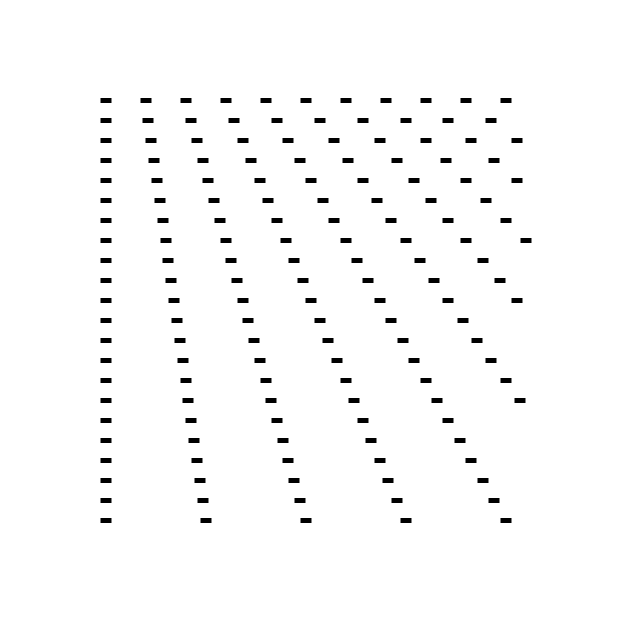
Frame 1 (no input)
Frame 2 (the mouse pressed at the canvas centre, redrawn once): identical to frame 1, image omitted

The Processing sketch that drew this single still picture (run headless with seeded random() and noise(); the mouse was pressed at the canvas centre and the sketch redrawn once):

// Processing sketch: build
// ── build.pde
/*
 * (C) thedotisblack.com
 * ep_33 -> Drawing Machine ( Difference )
 * step_02
 *
 * add a map() to control the number of lines in x-axis at each step_y.
 */

float step_x = 100;
float step_y = 20;
float margin_x = 100;
float margin_y = 100;

color bg = color(255);

void setup() {
  size(620, 620);
  surface.setLocation(25, 25);
  strokeCap(CORNER);
  strokeWeight(5);
  blendMode(MULTIPLY);
  noLoop();
}

void draw() {
  background(bg);
  // ---
  for (float y = margin_y; y <= height-margin_y; y += step_y) {
    step_x = map(y, margin_y, height-margin_y, 40, 100);
    for (float x = margin_x; x <= width-margin_x; x += step_x) {
      line(x, y, x+11, y);
    }
  }
}
